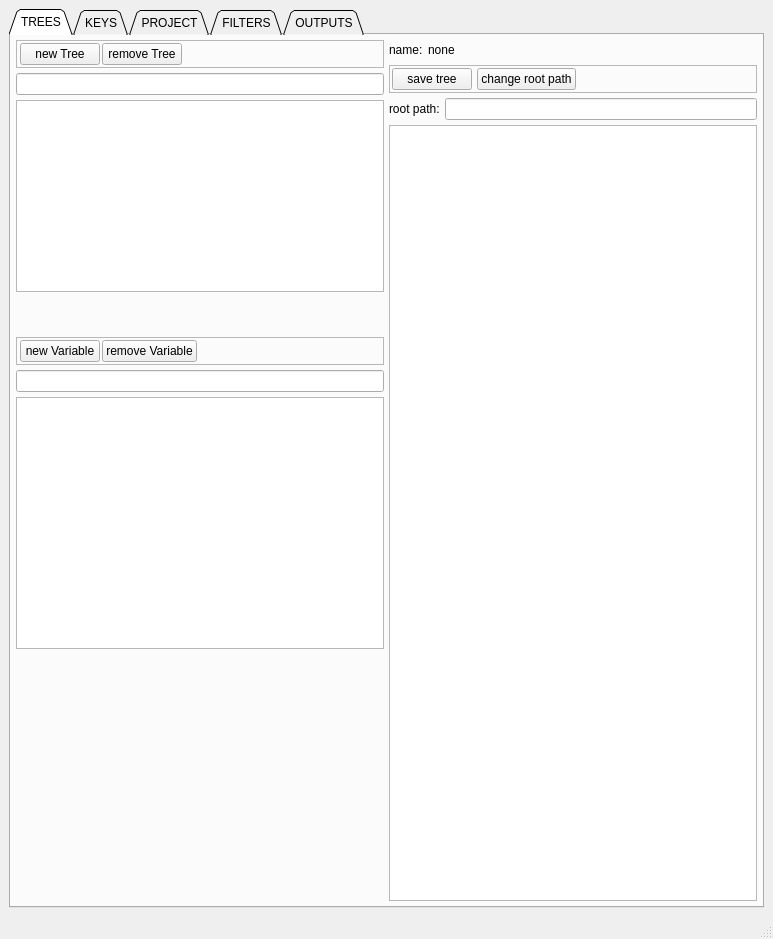
<?xml version="1.0" encoding="UTF-8"?>
<ui version="4.0">
 <class>MainWindow</class>
 <widget class="QMainWindow" name="MainWindow">
  <property name="geometry">
   <rect>
    <x>0</x>
    <y>0</y>
    <width>773</width>
    <height>939</height>
   </rect>
  </property>
  <property name="windowTitle">
   <string>MainWindow</string>
  </property>
  <widget class="QWidget" name="centralwidget">
   <layout class="QHBoxLayout" name="horizontalLayout_22">
    <item>
     <widget class="QTabWidget" name="tabWidget">
      <property name="enabled">
       <bool>true</bool>
      </property>
      <property name="tabShape">
       <enum>QTabWidget::Triangular</enum>
      </property>
      <property name="currentIndex">
       <number>0</number>
      </property>
      <widget class="QWidget" name="tab">
       <attribute name="title">
        <string>TREES</string>
       </attribute>
       <layout class="QHBoxLayout" name="horizontalLayout_6">
        <property name="spacing">
         <number>5</number>
        </property>
        <property name="margin">
         <number>5</number>
        </property>
        <item>
         <layout class="QVBoxLayout" name="verticalLayout_4">
          <property name="spacing">
           <number>5</number>
          </property>
          <property name="sizeConstraint">
           <enum>QLayout::SetMaximumSize</enum>
          </property>
          <item>
           <layout class="QVBoxLayout" name="verticalLayout_3">
            <item>
             <layout class="QVBoxLayout" name="verticalLayout_2">
              <property name="sizeConstraint">
               <enum>QLayout::SetDefaultConstraint</enum>
              </property>
              <item>
               <widget class="QFrame" name="frame">
                <property name="maximumSize">
                 <size>
                  <width>400</width>
                  <height>16777215</height>
                 </size>
                </property>
                <property name="frameShape">
                 <enum>QFrame::StyledPanel</enum>
                </property>
                <property name="frameShadow">
                 <enum>QFrame::Raised</enum>
                </property>
                <layout class="QHBoxLayout" name="horizontalLayout_7">
                 <property name="margin">
                  <number>2</number>
                 </property>
                 <item>
                  <layout class="QHBoxLayout" name="horizontalLayout_4">
                   <property name="spacing">
                    <number>2</number>
                   </property>
                   <property name="sizeConstraint">
                    <enum>QLayout::SetFixedSize</enum>
                   </property>
                   <property name="leftMargin">
                    <number>1</number>
                   </property>
                   <item>
                    <widget class="QPushButton" name="new_tree_b">
                     <property name="text">
                      <string>new Tree</string>
                     </property>
                    </widget>
                   </item>
                   <item>
                    <widget class="QPushButton" name="remove_tree_b">
                     <property name="text">
                      <string>remove Tree</string>
                     </property>
                    </widget>
                   </item>
                   <item>
                    <spacer name="horizontalSpacer">
                     <property name="orientation">
                      <enum>Qt::Horizontal</enum>
                     </property>
                     <property name="sizeHint" stdset="0">
                      <size>
                       <width>40</width>
                       <height>20</height>
                      </size>
                     </property>
                    </spacer>
                   </item>
                  </layout>
                 </item>
                </layout>
               </widget>
              </item>
              <item>
               <widget class="QLineEdit" name="new_tree_le">
                <property name="maximumSize">
                 <size>
                  <width>400</width>
                  <height>16777215</height>
                 </size>
                </property>
               </widget>
              </item>
              <item>
               <widget class="QListWidget" name="new_tree_lw">
                <property name="maximumSize">
                 <size>
                  <width>400</width>
                  <height>16777215</height>
                 </size>
                </property>
               </widget>
              </item>
              <item>
               <spacer name="verticalSpacer">
                <property name="orientation">
                 <enum>Qt::Vertical</enum>
                </property>
                <property name="sizeType">
                 <enum>QSizePolicy::Expanding</enum>
                </property>
                <property name="sizeHint" stdset="0">
                 <size>
                  <width>20</width>
                  <height>40</height>
                 </size>
                </property>
               </spacer>
              </item>
             </layout>
            </item>
            <item>
             <widget class="QFrame" name="frame">
              <property name="maximumSize">
               <size>
                <width>400</width>
                <height>16777215</height>
               </size>
              </property>
              <property name="frameShape">
               <enum>QFrame::StyledPanel</enum>
              </property>
              <property name="frameShadow">
               <enum>QFrame::Raised</enum>
              </property>
              <layout class="QHBoxLayout" name="horizontalLayout_8">
               <property name="margin">
                <number>2</number>
               </property>
               <item>
                <layout class="QHBoxLayout" name="horizontalLayout_5">
                 <property name="spacing">
                  <number>2</number>
                 </property>
                 <property name="sizeConstraint">
                  <enum>QLayout::SetMaximumSize</enum>
                 </property>
                 <property name="leftMargin">
                  <number>1</number>
                 </property>
                 <property name="topMargin">
                  <number>0</number>
                 </property>
                 <property name="rightMargin">
                  <number>0</number>
                 </property>
                 <property name="bottomMargin">
                  <number>0</number>
                 </property>
                 <item>
                  <widget class="QPushButton" name="new_variable_b">
                   <property name="text">
                    <string>new Variable</string>
                   </property>
                  </widget>
                 </item>
                 <item>
                  <widget class="QPushButton" name="remove_variable_b">
                   <property name="text">
                    <string>remove Variable</string>
                   </property>
                  </widget>
                 </item>
                 <item>
                  <spacer name="horizontalSpacer_2">
                   <property name="orientation">
                    <enum>Qt::Horizontal</enum>
                   </property>
                   <property name="sizeType">
                    <enum>QSizePolicy::Expanding</enum>
                   </property>
                   <property name="sizeHint" stdset="0">
                    <size>
                     <width>40</width>
                     <height>20</height>
                    </size>
                   </property>
                  </spacer>
                 </item>
                </layout>
               </item>
              </layout>
             </widget>
            </item>
            <item>
             <widget class="QLineEdit" name="new_variabl_le">
              <property name="maximumSize">
               <size>
                <width>400</width>
                <height>16777215</height>
               </size>
              </property>
             </widget>
            </item>
            <item>
             <widget class="QListWidget" name="new_variable_lw">
              <property name="maximumSize">
               <size>
                <width>400</width>
                <height>16777215</height>
               </size>
              </property>
             </widget>
            </item>
            <item>
             <spacer name="verticalSpacer_2">
              <property name="orientation">
               <enum>Qt::Vertical</enum>
              </property>
              <property name="sizeHint" stdset="0">
               <size>
                <width>20</width>
                <height>40</height>
               </size>
              </property>
             </spacer>
            </item>
           </layout>
          </item>
         </layout>
        </item>
        <item>
         <layout class="QVBoxLayout" name="verticalLayout">
          <property name="spacing">
           <number>5</number>
          </property>
          <item>
           <layout class="QHBoxLayout" name="horizontalLayout_2">
            <item>
             <widget class="QLabel" name="tree_name_label">
              <property name="text">
               <string>name:</string>
              </property>
             </widget>
            </item>
            <item>
             <widget class="QLabel" name="tree_name_label_2">
              <property name="text">
               <string>none</string>
              </property>
             </widget>
            </item>
            <item>
             <spacer name="horizontalSpacer_3">
              <property name="orientation">
               <enum>Qt::Horizontal</enum>
              </property>
              <property name="sizeHint" stdset="0">
               <size>
                <width>40</width>
                <height>20</height>
               </size>
              </property>
             </spacer>
            </item>
           </layout>
          </item>
          <item>
           <widget class="QFrame" name="frame_2">
            <property name="frameShape">
             <enum>QFrame::StyledPanel</enum>
            </property>
            <property name="frameShadow">
             <enum>QFrame::Raised</enum>
            </property>
            <layout class="QHBoxLayout" name="horizontalLayout_9">
             <property name="margin">
              <number>2</number>
             </property>
             <item>
              <layout class="QHBoxLayout" name="horizontalLayout_3">
               <property name="spacing">
                <number>5</number>
               </property>
               <property name="sizeConstraint">
                <enum>QLayout::SetFixedSize</enum>
               </property>
               <item>
                <widget class="QPushButton" name="save_tree_b">
                 <property name="text">
                  <string>save tree</string>
                 </property>
                </widget>
               </item>
               <item>
                <widget class="QPushButton" name="change_root_path_b">
                 <property name="text">
                  <string>change root path</string>
                 </property>
                </widget>
               </item>
               <item>
                <spacer name="horizontalSpacer_4">
                 <property name="orientation">
                  <enum>Qt::Horizontal</enum>
                 </property>
                 <property name="sizeHint" stdset="0">
                  <size>
                   <width>40</width>
                   <height>20</height>
                  </size>
                 </property>
                </spacer>
               </item>
              </layout>
             </item>
            </layout>
           </widget>
          </item>
          <item>
           <layout class="QHBoxLayout" name="horizontalLayout">
            <item>
             <widget class="QLabel" name="root_path_label">
              <property name="text">
               <string>root path:</string>
              </property>
             </widget>
            </item>
            <item>
             <widget class="QLineEdit" name="root_path_le">
              <property name="enabled">
               <bool>true</bool>
              </property>
             </widget>
            </item>
           </layout>
          </item>
          <item>
           <widget class="QTreeView" name="process_tv">
            <property name="enabled">
             <bool>true</bool>
            </property>
           </widget>
          </item>
         </layout>
        </item>
       </layout>
      </widget>
      <widget class="QWidget" name="tab_2">
       <attribute name="title">
        <string>KEYS</string>
       </attribute>
       <layout class="QVBoxLayout" name="verticalLayout_7">
        <property name="margin">
         <number>5</number>
        </property>
        <item>
         <layout class="QVBoxLayout" name="verticalLayout_5">
          <item>
           <widget class="QFrame" name="frame_4">
            <property name="maximumSize">
             <size>
              <width>850</width>
              <height>16777215</height>
             </size>
            </property>
            <property name="frameShape">
             <enum>QFrame::StyledPanel</enum>
            </property>
            <property name="frameShadow">
             <enum>QFrame::Raised</enum>
            </property>
            <layout class="QHBoxLayout" name="horizontalLayout_14">
             <property name="margin">
              <number>5</number>
             </property>
             <item>
              <layout class="QHBoxLayout" name="horizontalLayout_12">
               <item>
                <widget class="QLabel" name="label_2">
                 <property name="text">
                  <string>key:</string>
                 </property>
                </widget>
               </item>
               <item>
                <widget class="QLineEdit" name="key_te"/>
               </item>
              </layout>
             </item>
            </layout>
           </widget>
          </item>
          <item>
           <widget class="QFrame" name="frame_3">
            <property name="maximumSize">
             <size>
              <width>850</width>
              <height>16777215</height>
             </size>
            </property>
            <property name="frameShape">
             <enum>QFrame::StyledPanel</enum>
            </property>
            <property name="frameShadow">
             <enum>QFrame::Raised</enum>
            </property>
            <layout class="QHBoxLayout" name="horizontalLayout_13">
             <property name="margin">
              <number>5</number>
             </property>
             <item>
              <layout class="QHBoxLayout" name="horizontalLayout_11">
               <item>
                <widget class="QPushButton" name="new_key_b">
                 <property name="text">
                  <string>new key</string>
                 </property>
                </widget>
               </item>
               <item>
                <widget class="QPushButton" name="delete_key_b">
                 <property name="text">
                  <string>delete key</string>
                 </property>
                </widget>
               </item>
               <item>
                <widget class="QLabel" name="label">
                 <property name="text">
                  <string>name:</string>
                 </property>
                </widget>
               </item>
               <item>
                <widget class="QLineEdit" name="new_key_name_le"/>
               </item>
              </layout>
             </item>
            </layout>
           </widget>
          </item>
          <item>
           <widget class="QTableWidget" name="keys_tw">
            <property name="maximumSize">
             <size>
              <width>850</width>
              <height>16777215</height>
             </size>
            </property>
            <column>
             <property name="text">
              <string>NAME</string>
             </property>
            </column>
            <column>
             <property name="text">
              <string>KEY</string>
             </property>
            </column>
           </widget>
          </item>
         </layout>
        </item>
        <item>
         <layout class="QVBoxLayout" name="verticalLayout_6">
          <item>
           <widget class="QFrame" name="frame_5">
            <property name="maximumSize">
             <size>
              <width>850</width>
              <height>16777215</height>
             </size>
            </property>
            <property name="frameShape">
             <enum>QFrame::StyledPanel</enum>
            </property>
            <property name="frameShadow">
             <enum>QFrame::Raised</enum>
            </property>
            <layout class="QHBoxLayout" name="horizontalLayout_15">
             <property name="margin">
              <number>5</number>
             </property>
             <item>
              <layout class="QHBoxLayout" name="horizontalLayout_16">
               <item>
                <widget class="QLabel" name="label_3">
                 <property name="text">
                  <string>constant:</string>
                 </property>
                </widget>
               </item>
               <item>
                <widget class="QLineEdit" name="constant_te"/>
               </item>
              </layout>
             </item>
             <item>
              <widget class="QPushButton" name="constant_fiepath_te">
               <property name="text">
                <string>filepath</string>
               </property>
              </widget>
             </item>
            </layout>
           </widget>
          </item>
          <item>
           <widget class="QFrame" name="frame_6">
            <property name="maximumSize">
             <size>
              <width>850</width>
              <height>16777215</height>
             </size>
            </property>
            <property name="frameShape">
             <enum>QFrame::StyledPanel</enum>
            </property>
            <property name="frameShadow">
             <enum>QFrame::Raised</enum>
            </property>
            <layout class="QHBoxLayout" name="horizontalLayout_17">
             <property name="margin">
              <number>5</number>
             </property>
             <item>
              <layout class="QHBoxLayout" name="horizontalLayout_18">
               <item>
                <widget class="QPushButton" name="new_constant_b">
                 <property name="text">
                  <string>new constant</string>
                 </property>
                </widget>
               </item>
               <item>
                <widget class="QPushButton" name="delete_constant_b">
                 <property name="text">
                  <string>delete constant</string>
                 </property>
                </widget>
               </item>
               <item>
                <widget class="QLabel" name="label_4">
                 <property name="text">
                  <string>name:</string>
                 </property>
                </widget>
               </item>
               <item>
                <widget class="QLineEdit" name="new_constant_name_le"/>
               </item>
              </layout>
             </item>
            </layout>
           </widget>
          </item>
          <item>
           <widget class="QTableWidget" name="constants_tw">
            <property name="maximumSize">
             <size>
              <width>850</width>
              <height>16777215</height>
             </size>
            </property>
            <column>
             <property name="text">
              <string>NAME</string>
             </property>
            </column>
            <column>
             <property name="text">
              <string>CONSTANT</string>
             </property>
            </column>
           </widget>
          </item>
         </layout>
        </item>
       </layout>
      </widget>
      <widget class="QWidget" name="tab_3">
       <attribute name="title">
        <string>PROJECT</string>
       </attribute>
       <layout class="QVBoxLayout" name="verticalLayout_10">
        <property name="margin">
         <number>5</number>
        </property>
        <item>
         <widget class="QFrame" name="frame_8">
          <property name="maximumSize">
           <size>
            <width>850</width>
            <height>80</height>
           </size>
          </property>
          <property name="frameShape">
           <enum>QFrame::StyledPanel</enum>
          </property>
          <property name="frameShadow">
           <enum>QFrame::Raised</enum>
          </property>
          <property name="lineWidth">
           <number>2</number>
          </property>
          <layout class="QHBoxLayout" name="horizontalLayout_26">
           <property name="margin">
            <number>5</number>
           </property>
           <item>
            <layout class="QVBoxLayout" name="verticalLayout_8">
             <item>
              <layout class="QHBoxLayout" name="horizontalLayout_25">
               <item>
                <widget class="QPushButton" name="new_process_b">
                 <property name="text">
                  <string>New Process</string>
                 </property>
                </widget>
               </item>
               <item>
                <widget class="QLineEdit" name="new_process_name_le">
                 <property name="minimumSize">
                  <size>
                   <width>0</width>
                   <height>20</height>
                  </size>
                 </property>
                </widget>
               </item>
               <item>
                <widget class="QPushButton" name="save_process_b">
                 <property name="text">
                  <string>Save</string>
                 </property>
                </widget>
               </item>
               <item>
                <widget class="QPushButton" name="load_process_b">
                 <property name="text">
                  <string>Load</string>
                 </property>
                </widget>
               </item>
               <item>
                <spacer name="horizontalSpacer_6">
                 <property name="orientation">
                  <enum>Qt::Horizontal</enum>
                 </property>
                 <property name="sizeHint" stdset="0">
                  <size>
                   <width>40</width>
                   <height>20</height>
                  </size>
                 </property>
                </spacer>
               </item>
              </layout>
             </item>
             <item>
              <widget class="QLineEdit" name="current_process_le"/>
             </item>
            </layout>
           </item>
          </layout>
         </widget>
        </item>
        <item>
         <layout class="QVBoxLayout" name="verticalLayout_9">
          <item>
           <widget class="QFrame" name="file_input_frame">
            <property name="enabled">
             <bool>false</bool>
            </property>
            <property name="maximumSize">
             <size>
              <width>850</width>
              <height>16777215</height>
             </size>
            </property>
            <property name="frameShape">
             <enum>QFrame::StyledPanel</enum>
            </property>
            <property name="frameShadow">
             <enum>QFrame::Raised</enum>
            </property>
            <layout class="QVBoxLayout" name="verticalLayout_15">
             <property name="margin">
              <number>5</number>
             </property>
             <item>
              <layout class="QHBoxLayout" name="horizontalLayout_20">
               <item>
                <widget class="QRadioButton" name="from_file_rb">
                 <property name="text">
                  <string>from file</string>
                 </property>
                 <property name="checked">
                  <bool>true</bool>
                 </property>
                </widget>
               </item>
               <item>
                <widget class="QRadioButton" name="from_folder_rb">
                 <property name="text">
                  <string>from folder</string>
                 </property>
                </widget>
               </item>
               <item>
                <widget class="QRadioButton" name="enter_values_rb">
                 <property name="text">
                  <string>enter values</string>
                 </property>
                </widget>
               </item>
               <item>
                <spacer name="horizontalSpacer_5">
                 <property name="orientation">
                  <enum>Qt::Horizontal</enum>
                 </property>
                 <property name="sizeHint" stdset="0">
                  <size>
                   <width>40</width>
                   <height>20</height>
                  </size>
                 </property>
                </spacer>
               </item>
              </layout>
             </item>
             <item>
              <layout class="QHBoxLayout" name="horizontalLayout_19">
               <item>
                <widget class="QLineEdit" name="set_file_input_le"/>
               </item>
               <item>
                <widget class="QPushButton" name="set_file_input_b">
                 <property name="text">
                  <string>set file</string>
                 </property>
                </widget>
               </item>
              </layout>
             </item>
             <item>
              <layout class="QHBoxLayout" name="horizontalLayout_10">
               <item>
                <widget class="QLineEdit" name="set_folder_input_le"/>
               </item>
               <item>
                <widget class="QPushButton" name="set_folder_input_b">
                 <property name="text">
                  <string>set folder</string>
                 </property>
                </widget>
               </item>
               <item>
                <widget class="QComboBox" name="set_folder_input_cb">
                 <item>
                  <property name="text">
                   <string>files</string>
                  </property>
                 </item>
                 <item>
                  <property name="text">
                   <string>folders</string>
                  </property>
                 </item>
                 <item>
                  <property name="text">
                   <string>files recursive</string>
                  </property>
                 </item>
                </widget>
               </item>
              </layout>
             </item>
             <item>
              <widget class="QPlainTextEdit" name="enter_values_te"/>
             </item>
            </layout>
           </widget>
          </item>
         </layout>
        </item>
       </layout>
      </widget>
      <widget class="QWidget" name="tab_4">
       <property name="enabled">
        <bool>false</bool>
       </property>
       <attribute name="title">
        <string>FILTERS</string>
       </attribute>
       <layout class="QHBoxLayout" name="horizontalLayout_28">
        <item>
         <layout class="QHBoxLayout" name="horizontalLayout_23">
          <item>
           <layout class="QVBoxLayout" name="verticalLayout_11">
            <item>
             <layout class="QVBoxLayout" name="verticalLayout_12">
              <item>
               <widget class="QFrame" name="frame_7">
                <property name="maximumSize">
                 <size>
                  <width>500</width>
                  <height>16777215</height>
                 </size>
                </property>
                <property name="frameShape">
                 <enum>QFrame::StyledPanel</enum>
                </property>
                <property name="frameShadow">
                 <enum>QFrame::Raised</enum>
                </property>
                <layout class="QVBoxLayout" name="verticalLayout_13">
                 <item>
                  <widget class="QCheckBox" name="show_all_vars_bc">
                   <property name="text">
                    <string>show all enteries</string>
                   </property>
                   <property name="checked">
                    <bool>true</bool>
                   </property>
                  </widget>
                 </item>
                 <item>
                  <widget class="QLineEdit" name="filters_le">
                   <property name="maximumSize">
                    <size>
                     <width>500</width>
                     <height>16777215</height>
                    </size>
                   </property>
                  </widget>
                 </item>
                </layout>
               </widget>
              </item>
             </layout>
            </item>
            <item>
             <widget class="QWidget" name="widget" native="true">
              <property name="maximumSize">
               <size>
                <width>500</width>
                <height>16777215</height>
               </size>
              </property>
              <layout class="QHBoxLayout" name="horizontalLayout_21">
               <property name="margin">
                <number>2</number>
               </property>
               <item>
                <layout class="QHBoxLayout" name="horizontalLayout_24">
                 <item>
                  <widget class="QPushButton" name="new_filter_b">
                   <property name="maximumSize">
                    <size>
                     <width>80</width>
                     <height>16777215</height>
                    </size>
                   </property>
                   <property name="text">
                    <string>New Filter</string>
                   </property>
                  </widget>
                 </item>
                 <item>
                  <widget class="QComboBox" name="new_filter_cb">
                   <property name="minimumSize">
                    <size>
                     <width>200</width>
                     <height>0</height>
                    </size>
                   </property>
                  </widget>
                 </item>
                 <item>
                  <widget class="QPushButton" name="refresh_filters_b">
                   <property name="maximumSize">
                    <size>
                     <width>110</width>
                     <height>16777215</height>
                    </size>
                   </property>
                   <property name="text">
                    <string>Refresh Filters</string>
                   </property>
                  </widget>
                 </item>
                 <item>
                  <spacer name="horizontalSpacer_7">
                   <property name="orientation">
                    <enum>Qt::Horizontal</enum>
                   </property>
                   <property name="sizeHint" stdset="0">
                    <size>
                     <width>5</width>
                     <height>20</height>
                    </size>
                   </property>
                  </spacer>
                 </item>
                </layout>
               </item>
              </layout>
             </widget>
            </item>
            <item>
             <widget class="QListWidget" name="filters_lw">
              <property name="maximumSize">
               <size>
                <width>500</width>
                <height>16777215</height>
               </size>
              </property>
             </widget>
            </item>
           </layout>
          </item>
         </layout>
        </item>
        <item>
         <widget class="QListWidget" name="data_object_lw"/>
        </item>
       </layout>
      </widget>
      <widget class="QWidget" name="tab_5">
       <property name="enabled">
        <bool>false</bool>
       </property>
       <attribute name="title">
        <string notr="true">OUTPUTS</string>
       </attribute>
       <layout class="QVBoxLayout" name="verticalLayout_17">
        <item>
         <layout class="QHBoxLayout" name="horizontalLayout_27">
          <item>
           <widget class="QPushButton" name="new_output_b">
            <property name="maximumSize">
             <size>
              <width>100</width>
              <height>16777215</height>
             </size>
            </property>
            <property name="text">
             <string>New Output</string>
            </property>
           </widget>
          </item>
          <item>
           <widget class="QComboBox" name="new_output_cb">
            <property name="minimumSize">
             <size>
              <width>300</width>
              <height>0</height>
             </size>
            </property>
           </widget>
          </item>
          <item>
           <widget class="QPushButton" name="refresh_outputs_b">
            <property name="maximumSize">
             <size>
              <width>110</width>
              <height>16777215</height>
             </size>
            </property>
            <property name="text">
             <string>Refresh Filters</string>
            </property>
           </widget>
          </item>
          <item>
           <spacer name="horizontalSpacer_8">
            <property name="orientation">
             <enum>Qt::Horizontal</enum>
            </property>
            <property name="sizeHint" stdset="0">
             <size>
              <width>10</width>
              <height>20</height>
             </size>
            </property>
           </spacer>
          </item>
         </layout>
        </item>
        <item>
         <widget class="QListWidget" name="outputs_lw"/>
        </item>
       </layout>
      </widget>
     </widget>
    </item>
   </layout>
  </widget>
  <widget class="QMenuBar" name="menubar">
   <property name="geometry">
    <rect>
     <x>0</x>
     <y>0</y>
     <width>773</width>
     <height>22</height>
    </rect>
   </property>
  </widget>
  <widget class="QStatusBar" name="statusbar"/>
 </widget>
 <resources/>
 <connections>
  <connection>
   <sender>from_file_rb</sender>
   <signal>clicked(bool)</signal>
   <receiver>set_file_input_le</receiver>
   <slot>setEnabled(bool)</slot>
   <hints>
    <hint type="sourcelabel">
     <x>74</x>
     <y>172</y>
    </hint>
    <hint type="destinationlabel">
     <x>74</x>
     <y>207</y>
    </hint>
   </hints>
  </connection>
  <connection>
   <sender>from_file_rb</sender>
   <signal>clicked(bool)</signal>
   <receiver>set_folder_input_le</receiver>
   <slot>setDisabled(bool)</slot>
   <hints>
    <hint type="sourcelabel">
     <x>57</x>
     <y>175</y>
    </hint>
    <hint type="destinationlabel">
     <x>64</x>
     <y>251</y>
    </hint>
   </hints>
  </connection>
  <connection>
   <sender>from_file_rb</sender>
   <signal>clicked(bool)</signal>
   <receiver>enter_values_te</receiver>
   <slot>setDisabled(bool)</slot>
   <hints>
    <hint type="sourcelabel">
     <x>89</x>
     <y>177</y>
    </hint>
    <hint type="destinationlabel">
     <x>183</x>
     <y>336</y>
    </hint>
   </hints>
  </connection>
  <connection>
   <sender>from_folder_rb</sender>
   <signal>clicked(bool)</signal>
   <receiver>set_file_input_le</receiver>
   <slot>setDisabled(bool)</slot>
   <hints>
    <hint type="sourcelabel">
     <x>177</x>
     <y>170</y>
    </hint>
    <hint type="destinationlabel">
     <x>162</x>
     <y>212</y>
    </hint>
   </hints>
  </connection>
  <connection>
   <sender>from_folder_rb</sender>
   <signal>clicked(bool)</signal>
   <receiver>set_folder_input_le</receiver>
   <slot>setEnabled(bool)</slot>
   <hints>
    <hint type="sourcelabel">
     <x>187</x>
     <y>170</y>
    </hint>
    <hint type="destinationlabel">
     <x>203</x>
     <y>254</y>
    </hint>
   </hints>
  </connection>
  <connection>
   <sender>from_folder_rb</sender>
   <signal>clicked(bool)</signal>
   <receiver>enter_values_te</receiver>
   <slot>setDisabled(bool)</slot>
   <hints>
    <hint type="sourcelabel">
     <x>196</x>
     <y>177</y>
    </hint>
    <hint type="destinationlabel">
     <x>227</x>
     <y>301</y>
    </hint>
   </hints>
  </connection>
  <connection>
   <sender>enter_values_rb</sender>
   <signal>clicked(bool)</signal>
   <receiver>set_file_input_le</receiver>
   <slot>setDisabled(bool)</slot>
   <hints>
    <hint type="sourcelabel">
     <x>252</x>
     <y>175</y>
    </hint>
    <hint type="destinationlabel">
     <x>314</x>
     <y>213</y>
    </hint>
   </hints>
  </connection>
  <connection>
   <sender>enter_values_rb</sender>
   <signal>clicked(bool)</signal>
   <receiver>set_folder_input_le</receiver>
   <slot>setDisabled(bool)</slot>
   <hints>
    <hint type="sourcelabel">
     <x>299</x>
     <y>174</y>
    </hint>
    <hint type="destinationlabel">
     <x>395</x>
     <y>252</y>
    </hint>
   </hints>
  </connection>
  <connection>
   <sender>enter_values_rb</sender>
   <signal>clicked(bool)</signal>
   <receiver>enter_values_te</receiver>
   <slot>setEnabled(bool)</slot>
   <hints>
    <hint type="sourcelabel">
     <x>216</x>
     <y>174</y>
    </hint>
    <hint type="destinationlabel">
     <x>257</x>
     <y>320</y>
    </hint>
   </hints>
  </connection>
  <connection>
   <sender>from_file_rb</sender>
   <signal>clicked(bool)</signal>
   <receiver>set_file_input_b</receiver>
   <slot>setEnabled(bool)</slot>
   <hints>
    <hint type="sourcelabel">
     <x>37</x>
     <y>186</y>
    </hint>
    <hint type="destinationlabel">
     <x>718</x>
     <y>211</y>
    </hint>
   </hints>
  </connection>
  <connection>
   <sender>from_file_rb</sender>
   <signal>clicked(bool)</signal>
   <receiver>set_folder_input_b</receiver>
   <slot>setDisabled(bool)</slot>
   <hints>
    <hint type="sourcelabel">
     <x>92</x>
     <y>174</y>
    </hint>
    <hint type="destinationlabel">
     <x>569</x>
     <y>261</y>
    </hint>
   </hints>
  </connection>
  <connection>
   <sender>from_file_rb</sender>
   <signal>clicked(bool)</signal>
   <receiver>set_folder_input_cb</receiver>
   <slot>setDisabled(bool)</slot>
   <hints>
    <hint type="sourcelabel">
     <x>38</x>
     <y>176</y>
    </hint>
    <hint type="destinationlabel">
     <x>663</x>
     <y>268</y>
    </hint>
   </hints>
  </connection>
  <connection>
   <sender>from_file_rb</sender>
   <signal>clicked(bool)</signal>
   <receiver>enter_values_te</receiver>
   <slot>setDisabled(bool)</slot>
   <hints>
    <hint type="sourcelabel">
     <x>52</x>
     <y>177</y>
    </hint>
    <hint type="destinationlabel">
     <x>427</x>
     <y>324</y>
    </hint>
   </hints>
  </connection>
  <connection>
   <sender>from_folder_rb</sender>
   <signal>clicked(bool)</signal>
   <receiver>set_folder_input_cb</receiver>
   <slot>setEnabled(bool)</slot>
   <hints>
    <hint type="sourcelabel">
     <x>115</x>
     <y>182</y>
    </hint>
    <hint type="destinationlabel">
     <x>663</x>
     <y>250</y>
    </hint>
   </hints>
  </connection>
  <connection>
   <sender>from_folder_rb</sender>
   <signal>clicked(bool)</signal>
   <receiver>set_file_input_b</receiver>
   <slot>setDisabled(bool)</slot>
   <hints>
    <hint type="sourcelabel">
     <x>110</x>
     <y>176</y>
    </hint>
    <hint type="destinationlabel">
     <x>691</x>
     <y>225</y>
    </hint>
   </hints>
  </connection>
  <connection>
   <sender>enter_values_rb</sender>
   <signal>clicked(bool)</signal>
   <receiver>set_folder_input_b</receiver>
   <slot>setDisabled(bool)</slot>
   <hints>
    <hint type="sourcelabel">
     <x>224</x>
     <y>185</y>
    </hint>
    <hint type="destinationlabel">
     <x>556</x>
     <y>275</y>
    </hint>
   </hints>
  </connection>
  <connection>
   <sender>enter_values_rb</sender>
   <signal>clicked(bool)</signal>
   <receiver>set_folder_input_cb</receiver>
   <slot>setDisabled(bool)</slot>
   <hints>
    <hint type="sourcelabel">
     <x>213</x>
     <y>185</y>
    </hint>
    <hint type="destinationlabel">
     <x>679</x>
     <y>266</y>
    </hint>
   </hints>
  </connection>
  <connection>
   <sender>enter_values_rb</sender>
   <signal>clicked(bool)</signal>
   <receiver>set_file_input_b</receiver>
   <slot>setDisabled(bool)</slot>
   <hints>
    <hint type="sourcelabel">
     <x>289</x>
     <y>185</y>
    </hint>
    <hint type="destinationlabel">
     <x>684</x>
     <y>228</y>
    </hint>
   </hints>
  </connection>
  <connection>
   <sender>from_folder_rb</sender>
   <signal>clicked(bool)</signal>
   <receiver>set_file_input_b</receiver>
   <slot>setDisabled(bool)</slot>
   <hints>
    <hint type="sourcelabel">
     <x>159</x>
     <y>185</y>
    </hint>
    <hint type="destinationlabel">
     <x>698</x>
     <y>217</y>
    </hint>
   </hints>
  </connection>
  <connection>
   <sender>from_folder_rb</sender>
   <signal>clicked(bool)</signal>
   <receiver>set_folder_input_b</receiver>
   <slot>setEnabled(bool)</slot>
   <hints>
    <hint type="sourcelabel">
     <x>193</x>
     <y>183</y>
    </hint>
    <hint type="destinationlabel">
     <x>559</x>
     <y>259</y>
    </hint>
   </hints>
  </connection>
  <connection>
   <sender>from_folder_rb</sender>
   <signal>clicked(bool)</signal>
   <receiver>set_folder_input_cb</receiver>
   <slot>setEnabled(bool)</slot>
   <hints>
    <hint type="sourcelabel">
     <x>177</x>
     <y>177</y>
    </hint>
    <hint type="destinationlabel">
     <x>681</x>
     <y>270</y>
    </hint>
   </hints>
  </connection>
 </connections>
</ui>
